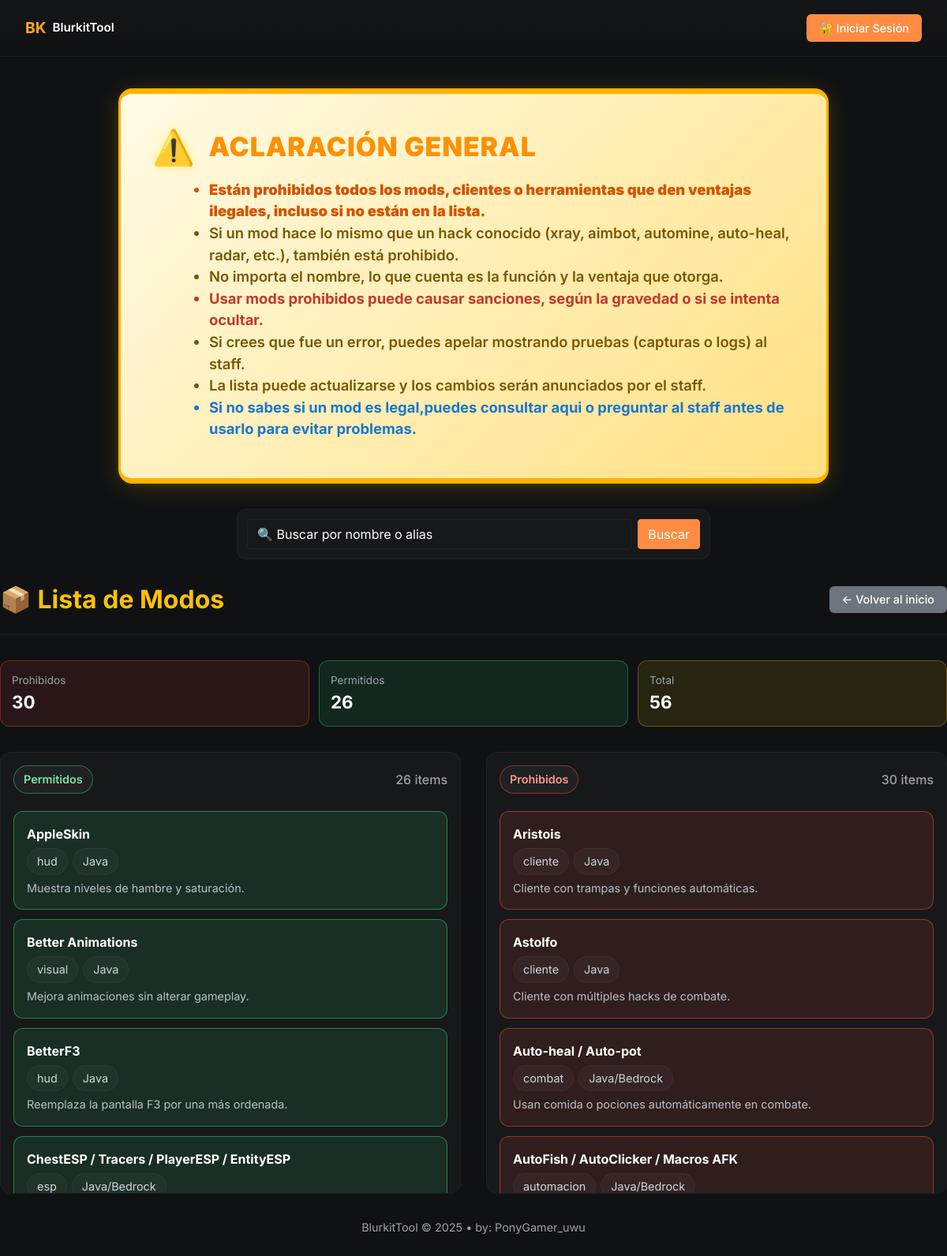
The page /modsjg on the database its author committed.
### models.py (models this page shows, shortened)
class Mod(db.Model):
    __tablename__ = 'mods'
    id = db.Column(db.Integer, primary_key=True)
    name = db.Column(db.String(200), unique=True, nullable=False, index=True)
    status = db.Column(db.String(20), nullable=False, default='prohibido')  # prohibido, permitido
    category = db.Column(db.String(100))
    platform = db.Column(db.String(100))
    description = db.Column(db.Text)
    aliases = db.Column(db.Text)  # Stored as comma-separated string
    created_at = db.Column(db.DateTime, default=datetime.utcnow, nullable=False)
    updated_at = db.Column(db.DateTime, default=datetime.utcnow, onupdate=datetime.utcnow)
    created_by = db.Column(db.Integer, db.ForeignKey('users.id'))
    def get_aliases_list(self):
        if not self.aliases:
            return []
        return [a.strip() for a in self.aliases.split(',') if a.strip()]
    def to_dict(self):
        return {
            'id': self.id,
            'name': self.name,
            'status': self.status,
            'category': self.category,
            'platform': self.platform,
            'description': self.description,
            'alias': self.get_aliases_list(),
            'created_at': self.created_at.isoformat() if self.created_at else None,
            'updated_at': self.updated_at.isoformat() if self.updated_at else None
        }

### app.py (the view)
@app.route('/modsjg')
def modsjg():
    search = request.args.get('search', '').strip().lower()
    all_mods = Mod.query.order_by(Mod.name).all()
    filtered_mods = []
    for m in all_mods:
        m_dict = m.to_dict()
        name = m_dict['name'].lower() if m_dict['name'] else ''
        aliases = ','.join(m_dict.get('alias', [])).lower() if m_dict.get('alias') else ''
        if not search or search in name or search in aliases:
            filtered_mods.append(m_dict)
    permitidos = [(idx, m) for idx, m in enumerate(filtered_mods) if m['status'] == 'permitido']
    prohibidos = [(idx, m) for idx, m in enumerate(filtered_mods) if m['status'] == 'prohibido']
    return render_template('modsjg.html', permitidos=permitidos, prohibidos=prohibidos)

### app.py (called while the page is built)
@app.before_request
def restore_session_history():
    if current_user.is_authenticated:
        user_key = current_user.username
        if 'logs_history' in session and user_key not in logs_history:
            logs_history[user_key] = session.get('logs_history', [])
        session.permanent = True

@app.after_request
def set_security_headers(response):
    response.headers['X-Frame-Options'] = 'SAMEORIGIN'
    response.headers['X-Content-Type-Options'] = 'nosniff'
    response.headers['X-XSS-Protection'] = '1; mode=block'
    response.headers['Referrer-Policy'] = 'strict-origin-when-cross-origin'
    if os.environ.get('FLASK_ENV') == 'production':
        response.headers['Content-Security-Policy'] = "default-src 'self'; script-src 'self' 'unsafe-inline' https://cdn.jsdelivr.net; style-src 'self' 'unsafe-inline' https://cdn.jsdelivr.net; img-src 'self' data:; font-src 'self' https://cdn.jsdelivr.net"
    return response

### templates/modsjg.html (shortened to what this page needs)
<!DOCTYPE html>
<html lang="es">
<head>
  <link href="https://cdn.jsdelivr.net/npm/bootstrap@5.1.3/dist/css/bootstrap.min.css" rel="stylesheet">
  <link href="{{ url_for('static', filename='style.css') }}" rel="stylesheet">
</head>
<body>
  <nav class="navbar navbar-expand-lg navbar-dark public-nav" style="display: flex; justify-content: space-between; padding: 1rem 2rem;">
    <a class="navbar-brand" href="{{ url_for('home') }}" style="margin: 0; display: flex; align-items: center; gap: 0.5rem;">
      <span style="background: linear-gradient(135deg, #ffc107, #ff8c42); -webkit-background-clip: text; -webkit-text-fill-color: transparent; font-weight: 700; font-size: 1.2rem;">BK</span>
      <span style="color: #fff; font-weight: 600; font-size: 0.95rem;">BlurkitTool</span>
    </a>
    <a href="{{ url_for('login') }}" class="login-link">🔐 Iniciar Sesión</a>
  </nav>
    <div class="alert d-flex flex-column align-items-start" style="
      max-width: 900px;
      margin: 2.5rem auto 2rem auto;
      border-radius: 18px;
      border: 3px solid #ffb300;
      background: linear-gradient(135deg, #fffbe6 0%, #ffe082 100%, #fffde7 100%);
      box-shadow: 0 4px 32px 0 rgba(255,193,7,0.18), 0 1.5px 8px 0 rgba(255,193,7,0.10);
      padding: 2.2rem 2.5rem 2rem 2.5rem;
      position: relative;
      font-size: 1.18rem;
      font-weight: 500;
      color: #7a5600;
      border-top: 7px solid #ffb300;
      border-bottom: 7px solid #ffb300;
      animation: pulse-alert 1.5s infinite alternate;
    ">
      <div class="d-flex align-items-center mb-2" style="gap: 1.1rem;">
        <span class="alert-important-anim" style="font-size: 2.7rem; color: #ff9100; filter: drop-shadow(0 0 6px #fff176);">⚠️</span>
        <h3 class="mb-0" style="color: #ff9100; font-weight: 900; letter-spacing: 1px; font-size: 2.1rem; text-shadow: 0 2px 8px #fffde7;">ACLARACIÓN GENERAL</h3>
      </div>
      <ul style="margin-left: 2.5rem; color: #7a5600; font-size: 1.15rem; font-weight: 600;">
        <li style="font-weight: 900; color: #d35400;">Están prohibidos todos los mods, clientes o herramientas que den ventajas ilegales, incluso si no están en la lista.</li>
        <li>Si un mod hace lo mismo que un hack conocido (xray, aimbot, automine, auto-heal, radar, etc.), también está prohibido.</li>
        <li>No importa el nombre, lo que cuenta es la función y la ventaja que otorga.</li>
        <li style="color: #c0392b; font-weight: 700;">Usar mods prohibidos puede causar sanciones, según la gravedad o si se intenta ocultar.</li>
        <li>Si crees que fue un error, puedes apelar mostrando pruebas (capturas o logs) al staff.</li>
        <li>La lista puede actualizarse y los cambios serán anunciados por el staff.</li>
        <li style="color: #1976d2; font-weight: 700;">Si no sabes si un mod es legal,puedes consultar aqui o preguntar al staff antes de usarlo para evitar problemas.</li>
      </ul>
    </div>
  <div class="container-main" style="margin-top: 2rem;">
        <div class="search-card" style="max-width: 600px; margin: 0 auto 2rem auto;">
          <form method="get" action="/modsjg" class="d-flex flex-wrap gap-2">
            <div class="flex-grow-1">
              <input type="text" name="search" class="form-control" placeholder="🔍 Buscar por nombre o alias" value="{{ request.args.get('search', '') }}" autocomplete="off" style="pointer-events: auto; opacity: 1; user-select: auto;">
            </div>
            <button type="submit" class="btn btn-primary">Buscar</button>
          </form>
        </div>
    <div class="page-header">
      <h1 class="page-title">📦 Lista de Modos</h1>
      <a href="{{ url_for('home') }}" class="back-link">← Volver al inicio</a>
    </div>
    <div class="stats-grid" style="margin-bottom: 2rem;">
      <div class="stat-card bad">
        <div class="stat-label">Prohibidos</div>
        <div class="stat-value">{{ prohibidos|length }}</div>
      </div>
      <div class="stat-card good">
        <div class="stat-label">Permitidos</div>
        <div class="stat-value">{{ permitidos|length }}</div>
      </div>
      <div class="stat-card neutral">
        <div class="stat-label">Total</div>
        <div class="stat-value">{{ prohibidos|length + permitidos|length }}</div>
      </div>
    </div>
    <div class="mods-sections">
      <div class="mods-section">
        <div class="section-title with-chip">
          <span class="chip chip-good">Permitidos</span>
          <span class="muted">{{ permitidos|length }} items</span>
        </div>
        <div class="mods-list">
          {% for idx, m in permitidos %}
          <div class="mod-card mod-card-good">
            <div class="mod-main">
              <div class="mod-title">{{ m.name }}</div>
              <div class="mod-meta">
                <span class="tag">{{ m.category or 'Sin categoría' }}</span>
                <span class="tag">{{ m.platform or 'Sin plataforma' }}</span>
              </div>
              {% if m.description %}
              <div class="mod-desc">{{ m.description }}</div>
              {% endif %}
            </div>
          </div>
          {% else %}
          <div class="empty-state">No hay modos permitidos.</div>
          {% endfor %}
        </div>
      </div>
      <div class="mods-section">
        <div class="section-title with-chip">
          <span class="chip chip-bad">Prohibidos</span>
          <span class="muted">{{ prohibidos|length }} items</span>
        </div>
        <div class="mods-list">
          {% for idx, m in prohibidos %}
          <div class="mod-card mod-card-bad">
            <div class="mod-main">
              <div class="mod-title">{{ m.name }}</div>
              <div class="mod-meta">
                <span class="tag">{{ m.category or 'Sin categoría' }}</span>
                <span class="tag">{{ m.platform or 'Sin plataforma' }}</span>
              </div>
              {% if m.description %}
              <div class="mod-desc">{{ m.description }}</div>
              {% endif %}
            </div>
          </div>
          {% else %}
          <div class="empty-state">No hay modos prohibidos.</div>
          {% endfor %}
        </div>
      </div>
    </div>
    <div class="text-center" style="padding: 2rem 0; color: var(--muted); font-size: 0.9rem;">
      <p>BlurkitTool &copy; 2025 • by: PonyGamer_uwu</p>
    </div>
  </div>
</body>
</html>

### static/style.css (style rules this page uses)
:root { --bg:#0f1113; --panel:#17181a; --muted:#9aa3ab; --accent:#ffcc00; --good:#2ecc71; --bad:#e74c3c; --card-border: rgba(255,255,255,0.04); --scroll-track: #0f1113; --scroll-thumb: #5a5f66; }
body { background: var(--bg); color: #e6eef3; font-family: 'Inter', system-ui, -apple-system, 'Segoe UI', Roboto, 'Helvetica Neue', Arial; }
* { scrollbar-width: thin; scrollbar-color: var(--scroll-thumb) var(--scroll-track); }
.navbar-brand { font-weight:700; font-size:1.1rem; }
.navbar { background: linear-gradient(180deg, rgba(255,255,255,0.02), rgba(0,0,0,0.02)); }
.container-main { max-width:1500px; margin:0 auto; }
.btn-primary { background-color: #ff8c42 !important; border-color: #ff8c42 !important; color: #ffffff !important; }
.section-title { font-weight:700; margin-bottom:8px; }
.stats-grid { display:grid; grid-template-columns:repeat(auto-fit,minmax(160px,1fr)); gap:12px; margin-bottom:14px; }
.stat-card { border:1px solid var(--card-border); border-radius:12px; padding:14px; background:var(--panel); }
.stat-card.bad { background: rgba(231,76,60,0.12); border-color: rgba(231,76,60,0.55); }
.stat-card.good { background: rgba(46,204,113,0.12); border-color: rgba(46,204,113,0.55); }
.stat-card.neutral { background: rgba(255,204,0,0.10); border-color: rgba(255,204,0,0.5); }
.stat-card .stat-label { color:var(--muted); font-size:0.85rem; }
.stat-card .stat-value { color:#fff; font-weight:700; font-size:1.4rem; }
.stat-card.bad { border-color: rgba(231,76,60,0.4); }
.stat-card.good { border-color: rgba(46,204,113,0.4); }
.stat-card.neutral { border-color: rgba(255,204,0,0.3); }
.search-card { background:var(--panel); border:1px solid var(--card-border); border-radius:12px; padding:12px; margin-bottom:12px; }
.mods-sections { display:grid; grid-template-columns:repeat(2,minmax(0,1fr)); gap:32px; align-items:start; }
.mods-section { border:1px solid var(--card-border); border-radius:14px; padding:16px; background:var(--panel); display:flex; flex-direction:column; gap:12px; max-height:70vh; overflow:auto; }
.mod-card { padding:16px; gap:14px; }
.section-title { display:flex; align-items:center; gap:10px; margin-bottom:10px; font-weight:700; color:#fff; }
.section-title.with-chip { justify-content:space-between; }
.section-title .muted { color:var(--muted); font-weight:500; }
.chip { display:inline-flex; align-items:center; gap:6px; padding:6px 12px; border-radius:999px; font-weight:600; font-size:0.9rem; border:1px solid var(--card-border); background:rgba(255,255,255,0.04); color:#fff; }
.chip-bad { border-color: rgba(231,76,60,0.5); color:#ff9a8a; }
.chip-good { border-color: rgba(46,204,113,0.5); color:#7ae4a1; }
.mods-list { display:flex; flex-direction:column; gap:12px; flex:1; }
.mod-card { border:1px solid var(--card-border); border-radius:12px; padding:16px; display:flex; justify-content:space-between; gap:12px; align-items:flex-start; background:var(--panel); }
.mod-card-good { border-color: rgba(46,204,113,0.55); background: rgba(46,204,113,0.12); }
.mod-card-bad { border-color: rgba(231,76,60,0.55); background: rgba(231,76,60,0.12); }
.mod-main { display:flex; flex-direction:column; gap:6px; }
.mod-title { color:#fff; font-weight:700; font-size:1rem; }
.mod-meta { display:flex; flex-wrap:wrap; gap:6px; }
.tag { border:1px solid var(--card-border); border-radius:999px; padding:5px 12px; font-size:0.9rem; color:#cfd6dd; background:rgba(255,255,255,0.03); }
.mod-desc { color:#b8c1ca; font-size:0.9rem; }
.search-card input.form-control, .add-card .form-control, .add-card .form-select, .search-card .form-control { background: var(--panel); border:1px solid var(--card-border); color:#fff; }
input[name="search"]::placeholder { color: #ffffff !important; opacity: 1; }

### rows shown on the page
Mod: name "AppleSkin", category "hud", platform "Java", description "Muestra niveles de hambre y saturación."
Mod: name "Better Animations", category "visual", platform "Java", description "Mejora animaciones sin alterar gameplay."
Mod: name "BetterF3", category "hud", platform "Java", description "Reemplaza la pantalla F3 por una más ordenada."
Mod: name "ChestESP / Tracers / PlayerESP / EntityESP", category "esp", platform "Java/Bedrock"
Mod: name "Aristois", category "cliente", platform "Java", description "Cliente con trampas y funciones automáticas."
Mod: name "Astolfo", category "cliente", platform "Java", description "Cliente con múltiples hacks de combate."
Mod: name "Auto-heal / Auto-pot", category "combat", platform "Java/Bedrock", description "Usan comida o pociones automáticamente en combate."
Mod: name "AutoFish / AutoClicker / Macros AFK", category "automacion", platform "Java/Bedrock"

### other values the page prints
{{ prohibidos|length }} "30"
{{ permitidos|length }} "26"
{{ prohibidos|length + permitidos|length }} "56"
